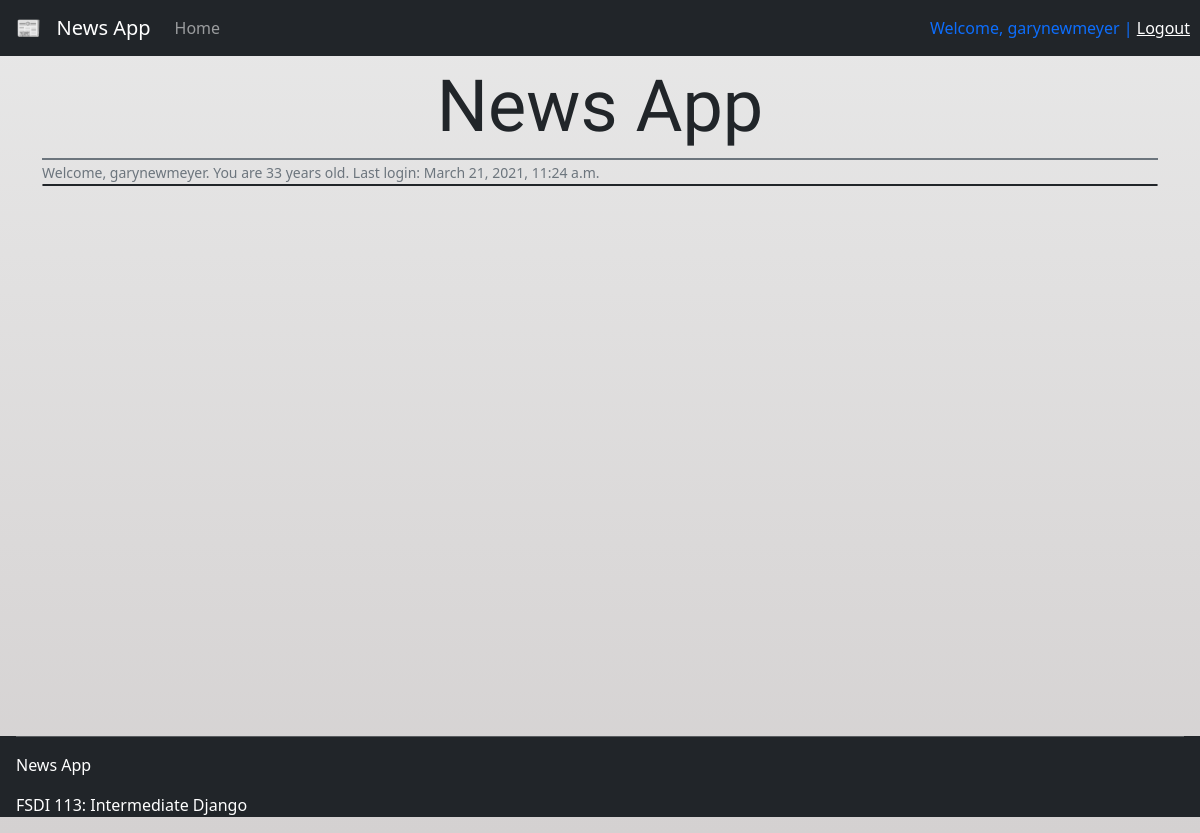
Before: / (signed in) with the older database file.
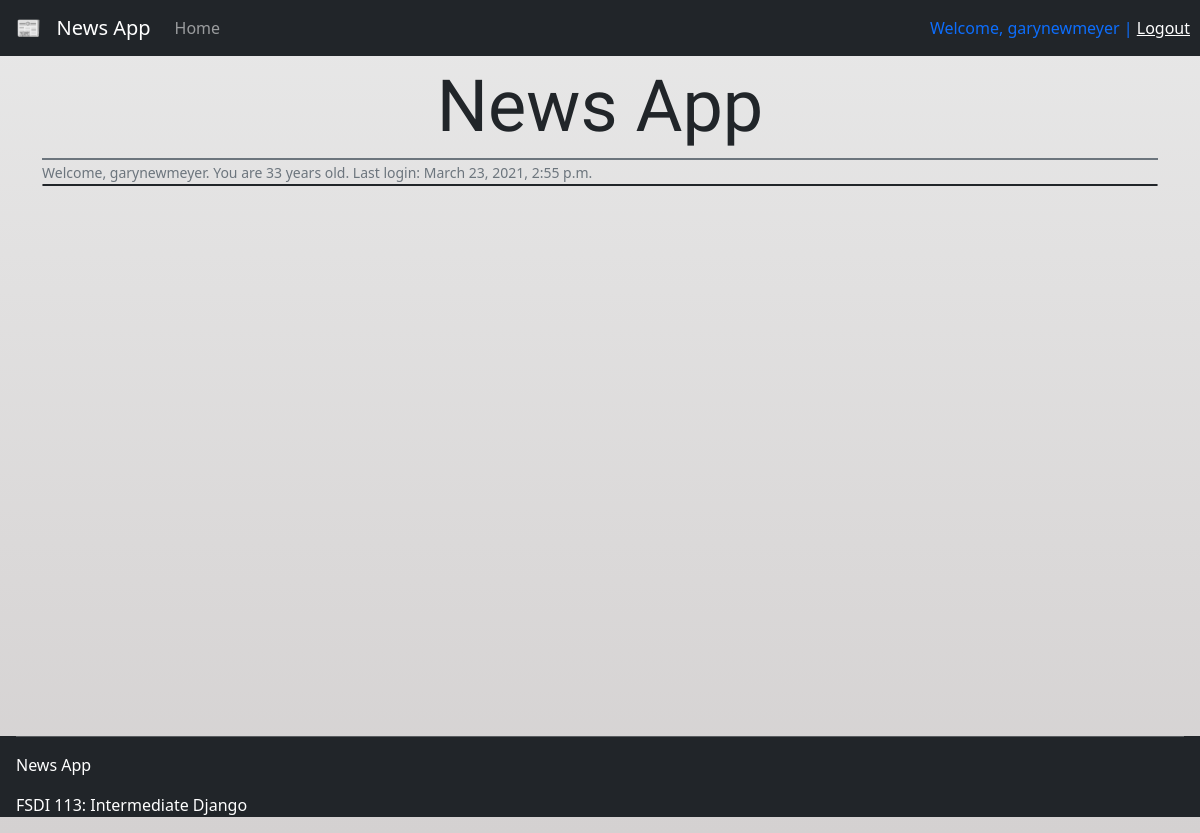
After: the same page with the newer database file.
### accounts/models.py (models this page shows)
class CustomUser(AbstractUser):
    age = models.PositiveIntegerField(null=True, blank=True)

### pages/views.py (the view)
# urls.py: path('', HomePageView.as_view(), name='home'),
class HomePageView(TemplateView):
    template_name = 'home.html'

### templates/home.html (shortened to what this page needs)
{% extends "base.html" %}
{% block content %}
<div class="container pt-3">
    <h1 class="display-2 mt-5 text-center g-font">News App</h1>
    <div class="divider bg-primary border border-secondary"></div>
    {% if user.is_authenticated %}
    <div>
        <small class="text-muted">Welcome, {{user.username}}. You are {{user.age}} years old. Last login: {{user.last_login}}</small>
    </div>
    <div class="all-pages border border-dark rounded">
    </div>
    {% endif %}
</div>
{% endblock content %}

### templates/base.html (shortened to what this page needs)
<!DOCTYPE html>
<html lang="en">
<head>
    {% load static %}
    <link rel="stylesheet" href="{% static '/css/styles.css' %}">
    <link href="https://cdn.jsdelivr.net/npm/bootstrap@5.0.0-beta2/dist/css/bootstrap.min.css" rel="stylesheet">
    <link rel="stylesheet" href="https://pro.fontawesome.com/releases/v5.10.0/css/all.css"/>
</head>
<body>
    <nav class="navbar navbar-expand-lg navbar-dark bg-dark fixed-top mb-5">
        <a class="navbar-brand mx-3" href="{% url 'home' %}">📰 &nbsp News App</a>
        <div class="collapse navbar-collapse" id="navbarNavAltMarkup">
            <ul class="navbar-nav mr-auto">
                <li class="nav-item">
                    <a class="nav-link" href="{% url 'home' %}">Home</a>
                </li>
            </ul>
            {% if user.is_authenticated %}
                <span class="navbar-text text-primary nav-log">
                    Welcome, {{user.username}} | <a href="{% url 'logout' %}">Logout</a>
                </span>
            {% else %}
                <span class="navbar-text text-warning nav-log">
                    You are not logged in | <a class="text-warning" href="{% url 'login' %}">Login</a>&nbsp| <a class="text-warning" href="{% url 'signup' %}">Signup</a>
                </span>
            {% endif %}
        </div>
    </nav>
    <main>
        {% block content %}
        {% endblock content %}
    </main>
    <footer class="px-3 text-white bg-dark">
        <hr>
        <p>News App</p>
        <p>FSDI 113: Intermediate Django</p>
    </footer>
</body>
</html>

Changed rows visible on the page:
changed CustomUser "garynewmeyer": last_login "March 21, 2021, 11:24 a.m." → "March 23, 2021, 2:55 p.m."
